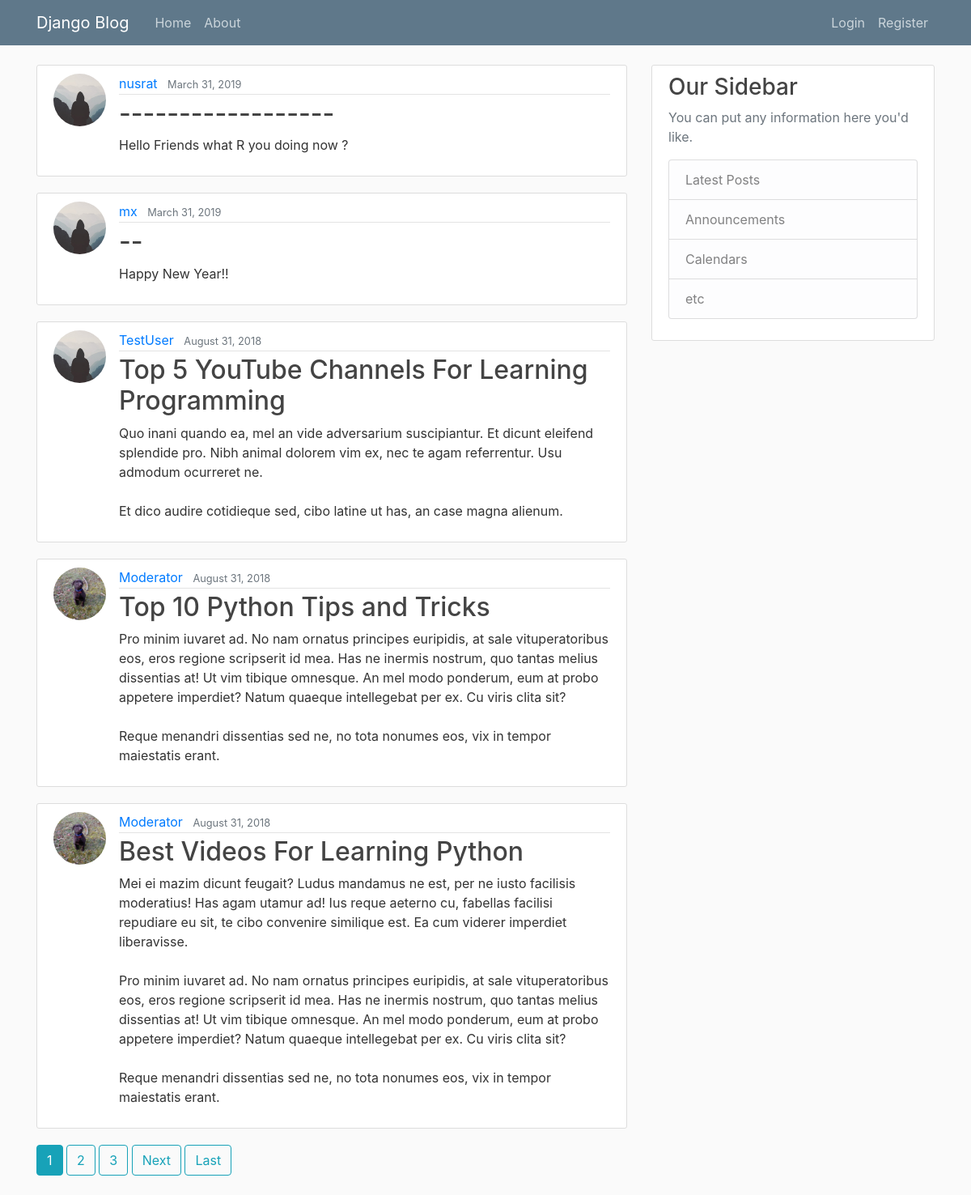
The page / on the database its author committed.
### blog/models.py (models this page shows, shortened)
class Post(models.Model):
    title = models.CharField(max_length=100)
    content = models.TextField()
    date_posted = models.DateTimeField(default=timezone.now)
    author = models.ForeignKey(User, on_delete=models.CASCADE)

### users/models.py (models this page shows, shortened)
class Profile(models.Model):
    user = models.OneToOneField(User, on_delete=models.CASCADE)
    image = models.ImageField(default='default.jpg', upload_to='profile_pics')

### blog/views.py (the view)
# urls.py: path('', PostListView.as_view(), name='blog-home'),
class PostListView(ListView):
    model = Post
    template_name = 'blog/home.html'  # <app>/<model>_<viewtype>.html
    context_object_name = 'posts'
    ordering = ['-date_posted']
    paginate_by = 5

### blog/templates/blog/home.html (shortened to what this page needs)
{% extends "blog/base.html" %}
{% block content %}
    {% for post in posts %}
        <article class="media content-section">
          <img class="rounded-circle article-img" src="{{ post.author.profile.image.url }}">
          <div class="media-body">
            <div class="article-metadata">
              <a class="mr-2" href="{% url 'user-posts' post.author.username %}">{{ post.author }}</a>
              <small class="text-muted">{{ post.date_posted|date:"F d, Y" }}</small>
            </div>
            <h2><a class="article-title" href="{% url 'post-detail' post.id %}">{{ post.title }}</a></h2>
            <p class="article-content">{{ post.content }}</p>
          </div>
        </article>
    {% endfor %}
    {% if is_paginated %}
      {% for num in page_obj.paginator.page_range %}
        {% if page_obj.number == num %}
          <a class="btn btn-info mb-4" href="?page={{ num }}">{{ num }}</a>
        {% elif num > page_obj.number|add:'-3' and num < page_obj.number|add:'3' %}
          <a class="btn btn-outline-info mb-4" href="?page={{ num }}">{{ num }}</a>
        {% endif %}
      {% endfor %}
      {% if page_obj.has_next %}
        <a class="btn btn-outline-info mb-4" href="?page={{ page_obj.next_page_number }}">Next</a>
        <a class="btn btn-outline-info mb-4" href="?page={{ page_obj.paginator.num_pages }}">Last</a>
      {% endif %}
    {% endif %}
{% endblock content %}

### blog/templates/blog/base.html (shortened to what this page needs)
<!DOCTYPE html>
{% load static %}
<html>
<head>
    <link rel="stylesheet" href="https://maxcdn.bootstrapcdn.com/bootstrap/4.0.0/css/bootstrap.min.css">
    <link rel="stylesheet" type="text/css" href="{% static 'blog/main.css' %}">
</head>
<body>
    <header class="site-header">
      <nav class="navbar navbar-expand-md navbar-dark bg-steel fixed-top">
        <div class="container">
          <a class="navbar-brand mr-4" href="{% url 'blog-home' %}">Django Blog</a>
          <div class="collapse navbar-collapse" id="navbarToggle">
            <div class="navbar-nav mr-auto">
              <a class="nav-item nav-link" href="{% url 'blog-home' %}">Home</a>
              <a class="nav-item nav-link" href="{% url 'blog-about' %}">About</a>
            </div>
            <div class="navbar-nav">
              {% if user.is_authenticated %}
                <a class="nav-item nav-link" href="{% url 'post-create' %}">New Post</a>
                <a class="nav-item nav-link" href="{% url 'profile' %}">Profile</a>
                <a class="nav-item nav-link" href="{% url 'logout' %}">Logout</a>
              {% else %}
                <a class="nav-item nav-link" href="{% url 'login' %}">Login</a>
                <a class="nav-item nav-link" href="{% url 'register' %}">Register</a>
              {% endif %}
            </div>
          </div>
        </div>
      </nav>
    </header>
    <main role="main" class="container">
      <div class="row">
        <div class="col-md-8">
          {% block content %}{% endblock %}
        </div>
        <div class="col-md-4">
          <div class="content-section">
            <h3>Our Sidebar</h3>
            <p class='text-muted'>You can put any information here you'd like.
              <ul class="list-group">
                <li class="list-group-item list-group-item-light">Latest Posts</li>
                <li class="list-group-item list-group-item-light">Announcements</li>
                <li class="list-group-item list-group-item-light">Calendars</li>
                <li class="list-group-item list-group-item-light">etc</li>
              </ul>
            </p>
          </div>
        </div>
      </div>
    </main>
</body>
</html>

### blog/static/blog/main.css (style rules this page uses)
body { background: #fafafa; color: #333333; margin-top: 5rem; }
h1, h2, h3, h4, h5, h6 { color: #444444; }
ul { margin: 0; }
.bg-steel { background-color: #5f788a; }
.site-header .navbar-nav .nav-link { color: #cbd5db; }
.content-section { background: #ffffff; padding: 10px 20px; border: 1px solid #dddddd; border-radius: 3px; margin-bottom: 20px; }
.article-title { color: #444444; }
.article-content { white-space: pre-line; }
.article-img { height: 65px; width: 65px; margin-right: 16px; }
.article-metadata { padding-bottom: 1px; margin-bottom: 4px; border-bottom: 1px solid #e3e3e3 }

### rows shown on the page
Post: author.profile.image (placeholder picture), author "nusrat", date_posted "March 31, 2019", title "------------------", content "Hello Friends what R you doing now ?"
Post: author.profile.image (placeholder picture), author "mx", date_posted "March 31, 2019", title "--", content "Happy New Year!!"
Post: author.profile.image (placeholder picture), author "TestUser", date_posted "August 31, 2018", title "Top 5 YouTube Channels For Learning Programming", content "Quo inani quando ea, mel an vide adversarium suscipiantur. Et dicunt eleifend splendide pro. Nibh animal dolorem vim ex, nec te agam referrentur. Usu admodum ocurreret ne. Et dico audire cotidieque sed, cibo latine ut has, an case magna alienum."
Post: author.profile.image (picture), author "Moderator", date_posted "August 31, 2018", title "Top 10 Python Tips and Tricks", content "Pro minim iuvaret ad. No nam ornatus principes euripidis, at sale vituperatoribus eos, eros regione scripserit id mea. Has ne inermis nostrum, quo tantas melius dissentias at! Ut vim tibique omnesque. An mel modo ponderum, eum at probo appetere imperdiet? Natum quaeque intellegebat per ex. Cu viris clita sit? Reque menandri dissentias sed ne, no tota nonumes eos, vix in tempor maiestatis erant."
Post: author.profile.image (picture), author "Moderator", date_posted "August 31, 2018", title "Best Videos For Learning Python", content "Mei ei mazim dicunt feugait? Ludus mandamus ne est, per ne iusto facilisis moderatius! Has agam utamur ad! Ius reque aeterno cu, fabellas facilisi repudiare eu sit, te cibo convenire similique est. Ea cum viderer imperdiet liberavisse. Pro minim iuvaret ad. No nam ornatus principes euripidis, at sale vituperatoribus eos, eros regione scripserit id mea. Has ne inermis nostrum, quo tantas melius dissentias at! Ut vim tibique omnesque. An mel modo ponderum, eum at probo appetere imperdiet? Natum quaeque intellegebat per ex. Cu viris clita sit? Reque menandri dissentias sed ne, no tota nonumes eos, vix in tempor maiestatis erant."

### other values the page prints
{{ num }} "1"
{{ num }} "2" "3"
